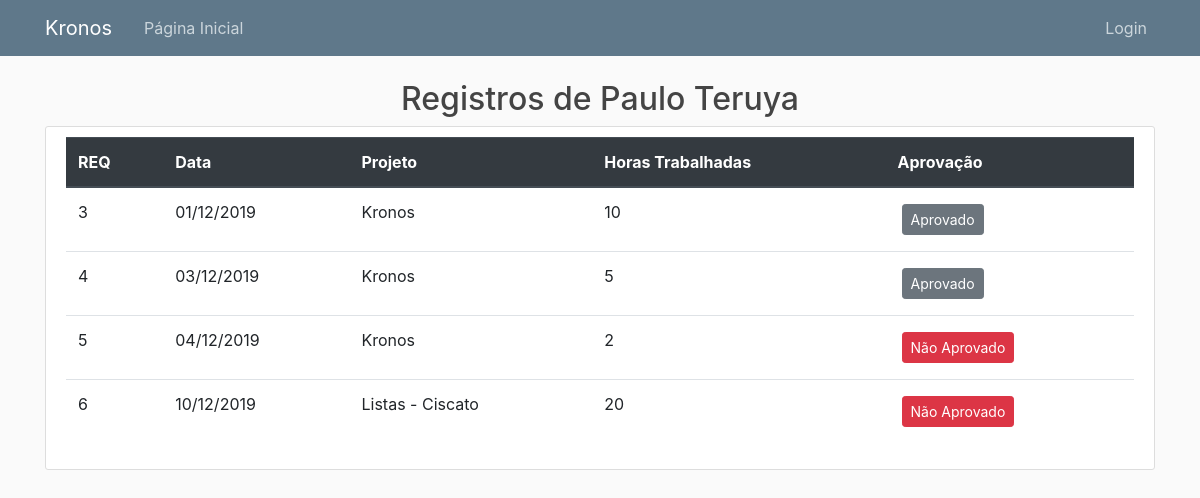
/usuario_registros/4, run on an earlier commit of the app's database.
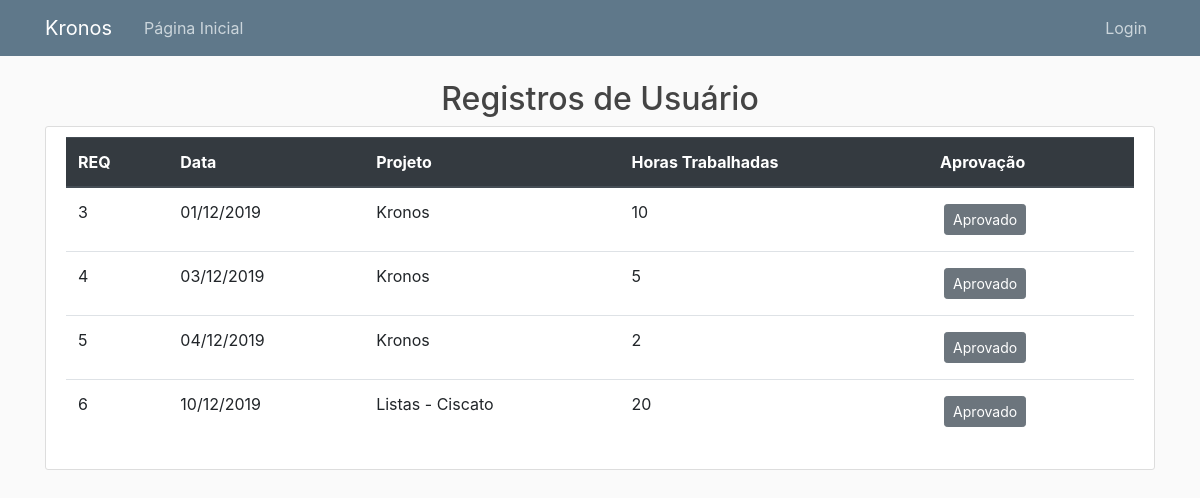
And on a later commit of the database.
### kronos/models.py (models this page shows, shortened)
class Usuario(db.Model, UserMixin):
    __tablename__ = 'usuarios'
    id = db.Column(db.Integer, primary_key=True)
    username = db.Column(db.String(20), nullable=False, unique=True)
    senha = db.Column(db.String(60), nullable=False)
    nome = db.Column(db.String(50), nullable=False)
    admin = db.Column(db.Boolean, default=False, nullable=False)
    registros = db.relationship('RegistroHoras', backref='autor', lazy=True)

class RegistroHoras(db.Model):
    __tablename__ = 'registros'
    id = db.Column(db.Integer, primary_key=True)
    data = db.Column(Data, nullable=False)
    aprovacao = db.Column(db.Boolean, default=False)
    total_horas = db.Column(db.Integer, nullable=False)
    usuario_id = db.Column(db.Integer, db.ForeignKey('usuarios.id'), nullable=False)
    projeto_id = db.Column(db.Integer, db.ForeignKey('projetos.id'), nullable=False)

class Projeto(db.Model):
    __tablename__ = 'projetos'
    id = db.Column(db.Integer, primary_key=True)
    nome = db.Column(db.String(50), nullable=False)
    descricao = db.Column(db.Text)
    data_inicio = db.Column(Data, nullable=False, default=datetime.utcnow)
    data_entrega = db.Column(Data, nullable=False)
    total_horas = db.Column(db.Integer, nullable=False, default=0)
    registros = db.relationship('RegistroHoras', backref='projeto', lazy=True)

### kronos/routes.py (the view)
@app.route('/usuario_registros/<int:usuario_id>')
def usuario_registros(usuario_id):
    usuario = Usuario.query.get_or_404(usuario_id)
    registros = RegistroHoras.query.filter_by(usuario_id=usuario.id)
    titulo = 'Registros - ' + usuario.nome
    return render_template('usuario_registros.html', titulo =' Registros -' + usuario.nome, registros=registros, usuario=usuario)

### kronos/templates/usuario_registros.html
{% extends "base.html" %}
{% block content %}
<h2 style="text-align:center">Registros de {{ usuario.nome }}</h2>
<div class="content-section">
        <table class="table">
                <thead class="thead-dark">
                        <tr>
                        <th>REQ</th>
                        <th>Data</th>
                        <th>Projeto</th>
                        <th>Horas Trabalhadas</th>
                        <th>Aprovação</th>
                        </tr>
                </thead>
                <tbody>
                        {% for registro in registros %}
                        <tr>
                                <td>{{ registro.id }}</td>
                                <td>{{ registro.data.strftime('%d/%m/%Y') }}</td>
                                <td>{{ registro.projeto.nome }}</td>
                                <td>{{ registro.total_horas }}</td>
                                {% if registro.aprovacao %}
                                        <td><a class="btn btn-secondary btn-sm m-1" href="{{ url_for('reprovar', registro_id=registro.id, usuario_id=usuario.id) }}">Aprovado</a></td>
                                {% else %}
                                        <td><a class="btn btn-danger btn-sm m-1" href="{{ url_for('aprovar', registro_id=registro.id, usuario_id=usuario.id) }}">Não Aprovado</a></td>
                                {% endif %}
                        </tr>
                        {% endfor %}
                </tbody>
                </table>
</div>
{% endblock content %}

What changed in the data, as far as the page shows it:
changed Usuario: nome "Paulo Teruya" → "Usuário"
changed RegistroHoras id 5: aprovacao "Não Aprovado" → "Aprovado"
changed RegistroHoras "Listas - Ciscato": aprovacao "Não Aprovado" → "Aprovado"
